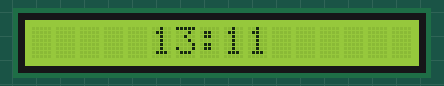
Recording of a sketch running on a simulated Arduino Uno, built with avr-gcc and run on an emulated ATmega328P. Shown: 16×1 character LCD.

Above: at 0.1 s.
At 60.1 s:
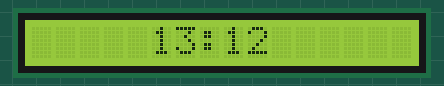
At 120.1 s:
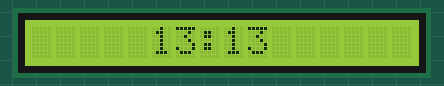

The sketch:

alarmClock.ino
```cpp
#include <LiquidCrystal.h>
int rs = 7;
int en = 8;
int d4 = 9;
int d5 = 10;
int d6 = 11;
int d7 = 12;
int hour = 13;
int minute = 11;
int halfMin = 30000;
LiquidCrystal lcd(rs, en, d4, d5, d6, d7);
void setup() {
  // put your setup code here, to run once:
Serial.begin(9600);
 lcd.begin(16, 1);
}

void loop() {
  lcd.setCursor(5,0);
  lcd.print(hour);
  lcd.print(":");
  lcd.print(minute);

while(true){
  minute ++;
  delay(halfMin);
  delay(halfMin);

    if(minute == 60){
      hour++;
      minute = 0;
    }
    if(hour == 24){
      hour = 00;
    }
      if(minute <= 9){
      lcd.clear();
      lcd.setCursor(5,0);
      lcd.print(hour);
      lcd.print(":");
      lcd.print("0");
      lcd.print(minute);
      }
      else{
      lcd.clear();
      lcd.setCursor(5,0);
      lcd.print(hour);
      lcd.print(":");
      lcd.print(minute);
      }
  }
}
```

Measured:
- what the display in image 1 shows lasts 60.0 s, from 60.1 s to 120.1 s
